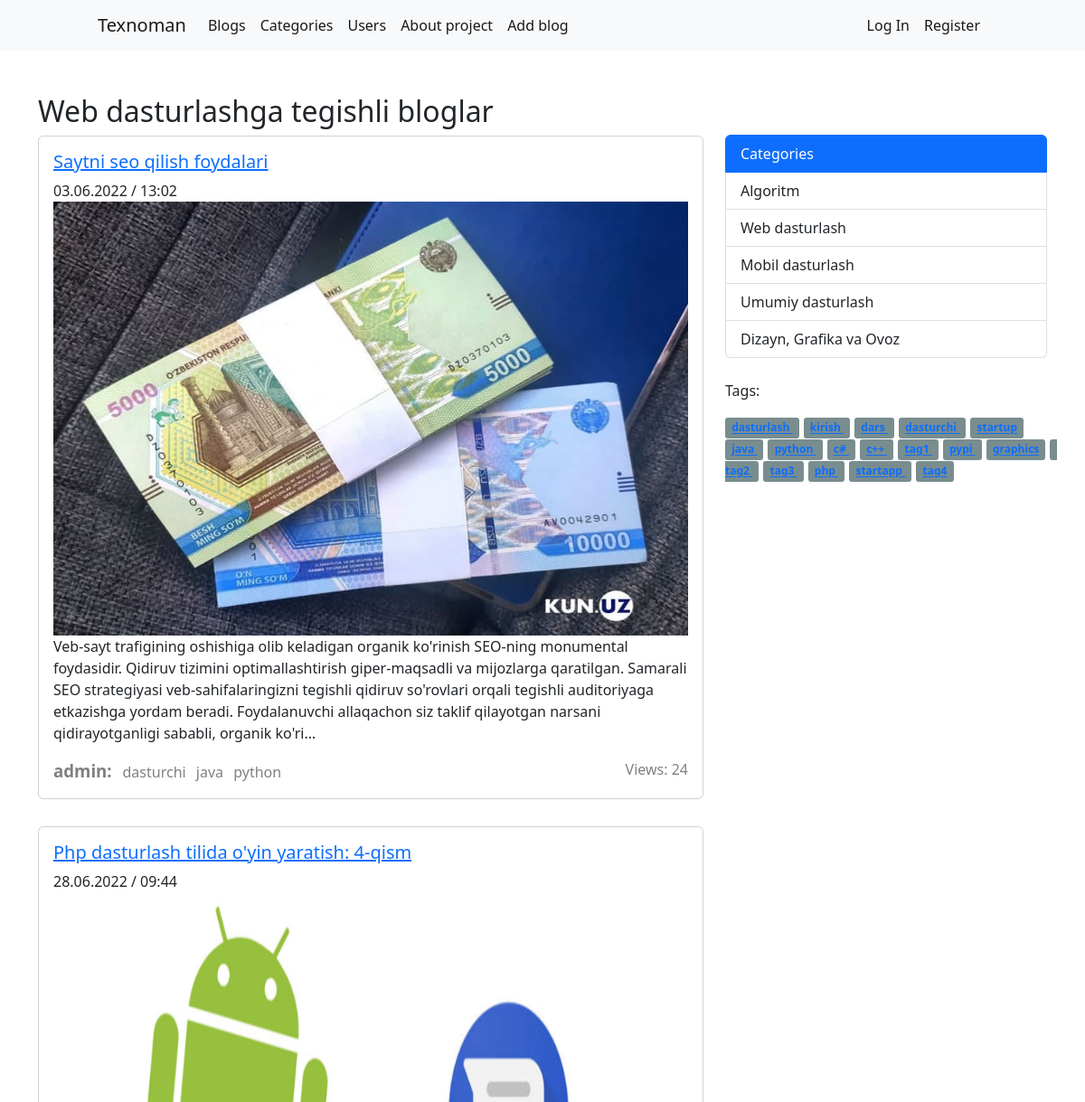
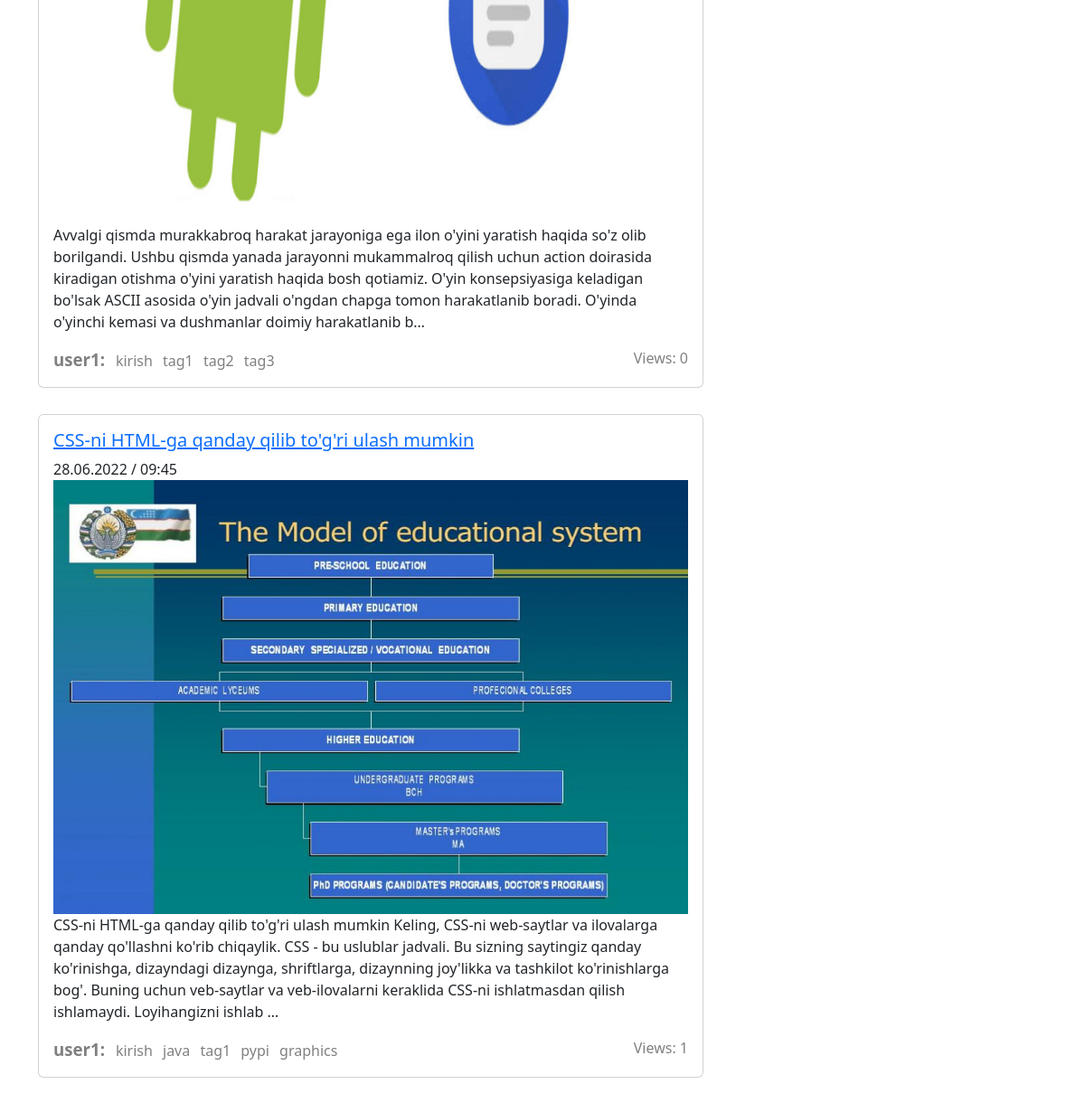
The app's page /category/web-dasturlash/ with its own data (2 pictures, top to bottom).
### blogapp/models.py (models this page shows, shortened)
class Category(models.Model):
    name = models.CharField(max_length=50)
    slug = models.SlugField(max_length=50, unique=True)
    created_at = models.DateTimeField(auto_now_add=True)
    content = models.TextField()
    image = models.ImageField(upload_to="category/%Y/%m/%d/")
    blog_count = models.IntegerField(default=0)
    user = models.ManyToManyField(User)
    class Meta:
        verbose_name = "Category"
        verbose_name_plural = "Categories"

class Blog(models.Model):
    title = models.CharField(max_length=100)
    slug = models.SlugField(max_length=100)
    content = models.TextField()
    image = models.ImageField(upload_to="blog/%Y/%m/%d/")
    created_at = models.DateTimeField(auto_now_add=True)
    updated_at = models.DateTimeField(auto_now=True)
    category = models.ForeignKey(Category, on_delete=models.SET_NULL, null=True, blank=True)
    user = models.ForeignKey(User, on_delete=models.SET_NULL, null=True)
    views = models.IntegerField(default=0)
    tags = models.ManyToManyField("Tag")
    class Meta:
        verbose_name = "Blog"
        verbose_name_plural = "Blogs"

class Tag(models.Model):
    name = models.CharField(max_length=50)
    slug = models.SlugField(max_length=50, unique=True)

### blogapp/views.py (the view)
# urls.py: path('category/<slug:slug>/', category_blog, name='category_blog'),
def category_blog(request, slug):
    category = Category.objects.get(slug=slug)
    blogs = Blog.objects.filter(category=category)
    context = {
        'category': category,
        'blogs': blogs,
    }
    return render(request, "blogapp/home.html", context)

### blogapp/context_processors.py (called while the page is built)
def categories(request):
    return { 'categories': Category.objects.all() }

def tags(request):
    return { 'tags': Tag.objects.all() }

### blogapp/templates/blogapp/home.html (shortened to what this page needs)
{% extends 'base.html' %}
{% block content %}
{% if category %}
<h2> {{category.name}}ga tegishli bloglar </h2>
{% elif tag %}
<h2> {{tag.name}}ga tegishli bloglar </h2>
{% else %}
<h2> All Blogs </h2>
{% endif %}
{% for blog in blogs %}
<div class="card" style="width: 100%;">
    <div class="card-body">
        <h5 class="card-title"><a href="{% url 'blog_detail' blog.slug %}">{{blog.title}}</a></h5>
        {{blog.created_at|date:"d.m.Y / H:i"}}
        <img src="{{ blog.image.url }}" style="width: 100%; height: 30rem;">
        <p class="card-text">{{blog.content|truncatechars:"400"}}</p>
        <div class="row">
            <div class="col-lg-9">
                <span class="for-user">
                    {{ blog.user }}:
                </span>
                {% for tag in blog.tags.all %}
                <span class="for-tags">
                    {{ tag.name }}
                </span>
                {% endfor %}
            </div>
            <div class="col-lg-3">
                <span class="for-views">
                    Views: {{blog.views}}
                </span>
            </div>
        </div>
    </div>
</div>
{% endfor %}
{% endblock %}

### templates/inc/_sidebar.html
<div class="list-group">
  <a href="#" class="list-group-item list-group-item-action active" aria-current="true">
    Categories
  </a>
  {% for cat in categories %}
  <a href="{% url 'category_blog' cat.slug %}" class="list-group-item list-group-item-action">{{cat.name}}</a>
  {% endfor %}
</div>
<br>
<p> Tags: </p>
{% for tag in tags %}
<span class="sidebar_tags">
  <a href="{% url 'tag_blog' tag.slug %}">{{tag.name}} </a>
  </span>
{% endfor %}

### static/css/main.css (style rules this page uses)
.card { margin-bottom: 4%; }
.for-user { font-weight: bold; color: gray; font-size: 14pt; }
.for-tags { color: gray; margin-left: 7px; }
.for-views { color: gray; display: flex; justify-content: right; }
.list-group { margin-top: 2.8rem; }
.sidebar_tags { margin-right: 5px; padding: 0.2em 0.6em 0.3em; background-color: #798d8f; font-weight: bold; color: #ffffff; border-radius: 0.25em; font-size: 75%; text-decoration: none; }

### records on screen
Category: name "Web dasturlash"
Blog: title "Saytni seo qilish foydalari", created_at "03.06.2022 / 13:02", image (picture), content "Veb-sayt trafigining oshishiga olib keladigan organik ko'rinish SEO-ning monumental foydasidir. Qidiruv tizimini optimallashtirish giper-maqsadli va mijozlarga qaratilgan. Samarali SEO strategiyasi veb-sahifalaringizni tegishli qidiruv so'rovlari orqali tegishli auditoriyaga etkazishga yordam beradi. Foydalanuvchi allaqachon siz taklif qilayotgan narsani qidirayotganligi sababli, organik ko'ri…", user "admin", views "24"
Tag: name "dasturchi"
Tag: name "java"
Tag: name "python"
Blog: title "Php dasturlash tilida o'yin yaratish: 4-qism", created_at "28.06.2022 / 09:44", image (picture), content "Avvalgi qismda murakkabroq harakat jarayoniga ega ilon o'yini yaratish haqida so'z olib borilgandi. Ushbu qismda yanada jarayonni mukammalroq qilish uchun action doirasida kiradigan otishma o'yini yaratish haqida bosh qotiamiz. O'yin konsepsiyasiga keladigan bo'lsak ASCII asosida o'yin jadvali o'ngdan chapga tomon harakatlanib boradi. O'yinda o'yinchi kemasi va dushmanlar doimiy harakatlanib b…", user "user1", views "0"
Tag: name "kirish"
Tag: name "tag1"
Tag: name "tag2"
Tag: name "tag3"
Blog: title "CSS-ni HTML-ga qanday qilib to'g'ri ulash mumkin", created_at "28.06.2022 / 09:45", image (picture), content "CSS-ni HTML-ga qanday qilib to'g'ri ulash mumkin Keling, CSS-ni web-saytlar va ilovalarga qanday qo'llashni ko'rib chiqaylik. CSS - bu uslublar jadvali. Bu sizning saytingiz qanday ko'rinishga, dizayndagi dizaynga, shriftlarga, dizaynning joy'likka va tashkilot ko'rinishlarga bog'. Buning uchun veb-saytlar va veb-ilovalarni keraklida CSS-ni ishlatmasdan qilish ishlamaydi. Loyihangizni ishlab …", user "user1", views "1"
Tag: name "pypi"
Tag: name "graphics"
Category: name "Algoritm"
Category: name "Mobil dasturlash"
Category: name "Umumiy dasturlash"
Category: name "Dizayn, Grafika va Ovoz"
Tag: name "dasturlash"
Tag: name "dars"
Tag: name "startup"
Tag: name "c#"
Tag: name "c++"
Tag: name "php"
Tag: name "startapp"
Tag: name "tag4"
